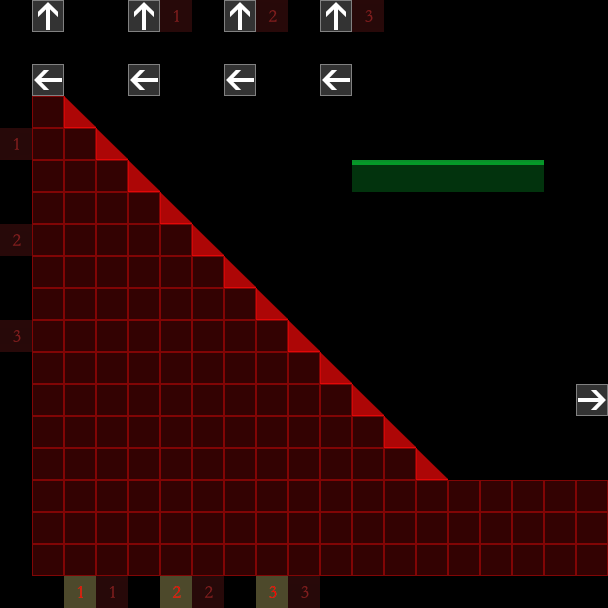

The image is a tile-based game level rendered from a .tmx file. Its description and complete source (layers, tilesets, objects, tile grids) follow:
An orthogonal 19x19 tile map with 32x32 px tiles, 3 tile layers (ele_bg, collision, notation), 2 tilesets.

<map version="1.2" tiledversion="1.2.4" orientation="orthogonal" renderorder="left-down" width="19" height="19" tilewidth="32" tileheight="32" infinite="0" nextlayerid="4" nextobjectid="1">
 <tileset firstgid="1" source="meta.tsx" />
 <tileset firstgid="226" source="ele_base.tsx" />
 <layer id="1" name="ele_bg" width="19" height="19">
  <data encoding="csv">
227,0,0,0,226,226,226,0,0,0,226,226,226,0,0,0,226,226,226,
227,0,0,0,226,226,226,0,0,0,226,226,226,0,0,0,226,226,226,
227,0,0,0,226,226,226,0,0,0,226,226,226,0,0,0,226,226,226,
227,226,226,226,0,0,0,226,226,226,0,0,0,226,226,226,0,0,0,
227,226,226,226,0,0,0,226,226,226,0,0,0,226,226,226,0,0,0,
227,226,226,226,0,0,0,226,226,226,0,0,0,226,226,226,0,0,0,
227,0,0,0,226,226,226,0,0,0,226,226,226,0,0,0,226,226,226,
227,0,0,0,226,226,226,0,0,0,226,226,226,0,0,0,226,226,226,
227,0,0,0,226,226,226,0,0,0,226,226,226,0,0,0,226,226,226,
227,226,226,226,0,0,0,226,226,226,0,0,0,226,226,226,0,0,0,
227,226,226,226,0,0,0,226,226,226,0,0,0,226,226,226,0,0,0,
227,226,226,226,0,0,0,226,226,226,0,0,0,226,226,226,0,0,0,
227,0,0,0,226,226,226,0,0,0,226,226,226,0,0,0,226,226,226,
227,0,0,0,226,226,226,0,0,0,226,226,226,0,0,0,226,226,226,
227,0,0,0,226,226,226,0,0,0,226,226,226,0,0,0,226,226,226,
227,226,226,226,0,0,0,226,226,226,0,0,0,226,226,226,0,0,0,
227,226,226,226,0,0,0,226,226,226,0,0,0,226,226,226,0,0,0,
227,226,226,226,0,0,0,226,226,226,0,0,0,226,226,226,0,0,0,
227,227,227,227,227,227,227,227,227,227,227,227,227,227,227,227,227,227,227
</data>
 </layer>
 <layer id="2" name="collision" width="19" height="19">
  <data encoding="csv">
0,0,0,0,0,0,0,0,0,0,0,0,0,0,0,0,0,0,0,
0,0,0,0,0,0,0,0,0,0,0,0,0,0,0,0,0,0,0,
0,0,0,0,0,0,0,0,0,0,0,0,0,0,0,0,0,0,0,
0,1,18,0,0,0,0,0,0,0,0,0,0,0,0,0,0,0,0,
0,1,1,18,0,0,0,0,0,0,0,0,0,0,0,0,0,0,0,
0,1,1,1,18,0,0,0,0,0,0,20,20,20,20,20,20,0,0,
0,1,1,1,1,18,0,0,0,0,0,0,0,0,0,0,0,0,0,
0,1,1,1,1,1,18,0,0,0,0,0,0,0,0,0,0,0,0,
0,1,1,1,1,1,1,18,0,0,0,0,0,0,0,0,0,0,0,
0,1,1,1,1,1,1,1,18,0,0,0,0,0,0,0,0,0,0,
0,1,1,1,1,1,1,1,1,18,0,0,0,0,0,0,0,0,0,
0,1,1,1,1,1,1,1,1,1,18,0,0,0,0,0,0,0,0,
0,1,1,1,1,1,1,1,1,1,1,18,0,0,0,0,0,0,0,
0,1,1,1,1,1,1,1,1,1,1,1,18,0,0,0,0,0,0,
0,1,1,1,1,1,1,1,1,1,1,1,1,18,0,0,0,0,0,
0,1,1,1,1,1,1,1,1,1,1,1,1,1,1,1,1,1,1,
0,1,1,1,1,1,1,1,1,1,1,1,1,1,1,1,1,1,1,
0,1,1,1,1,1,1,1,1,1,1,1,1,1,1,1,1,1,1,
0,0,0,0,0,0,0,0,0,0,0,0,0,0,0,0,0,0,0
</data>
 </layer>
 <layer id="3" name="notation" width="19" height="19">
  <data encoding="csv">
0,47,0,0,47,242,0,47,243,0,47,244,0,0,0,0,0,0,0,
0,0,0,0,0,0,0,0,0,0,0,0,0,0,0,0,0,0,0,
0,49,0,0,49,0,0,49,0,0,49,0,0,0,0,0,0,0,0,
0,0,0,0,0,0,0,0,0,0,0,0,0,0,0,0,0,0,0,
242,0,0,0,0,0,0,0,0,0,0,0,0,0,0,0,0,0,0,
0,0,0,0,0,0,0,0,0,0,0,0,0,0,0,0,0,0,0,
0,0,0,0,0,0,0,0,0,0,0,0,0,0,0,0,0,0,0,
243,0,0,0,0,0,0,0,0,0,0,0,0,0,0,0,0,0,0,
0,0,0,0,0,0,0,0,0,0,0,0,0,0,0,0,0,0,0,
0,0,0,0,0,0,0,0,0,0,0,0,0,0,0,0,0,0,0,
244,0,0,0,0,0,0,0,0,0,0,0,0,0,0,0,0,0,0,
0,0,0,0,0,0,0,0,0,0,0,0,0,0,0,0,0,0,0,
0,0,0,0,0,0,0,0,0,0,0,0,0,0,0,0,0,0,50,
0,0,0,0,0,0,0,0,0,0,0,0,0,0,0,0,0,0,0,
0,0,0,0,0,0,0,0,0,0,0,0,0,0,0,0,0,0,0,
0,0,0,0,0,0,0,0,0,0,0,0,0,0,0,0,0,0,0,
0,0,0,0,0,0,0,0,0,0,0,0,0,0,0,0,0,0,0,
0,0,0,0,0,0,0,0,0,0,0,0,0,0,0,0,0,0,0,
0,0,234,242,0,235,243,0,236,244,0,0,0,0,0,0,0,0,0
</data>
 </layer>
</map>
